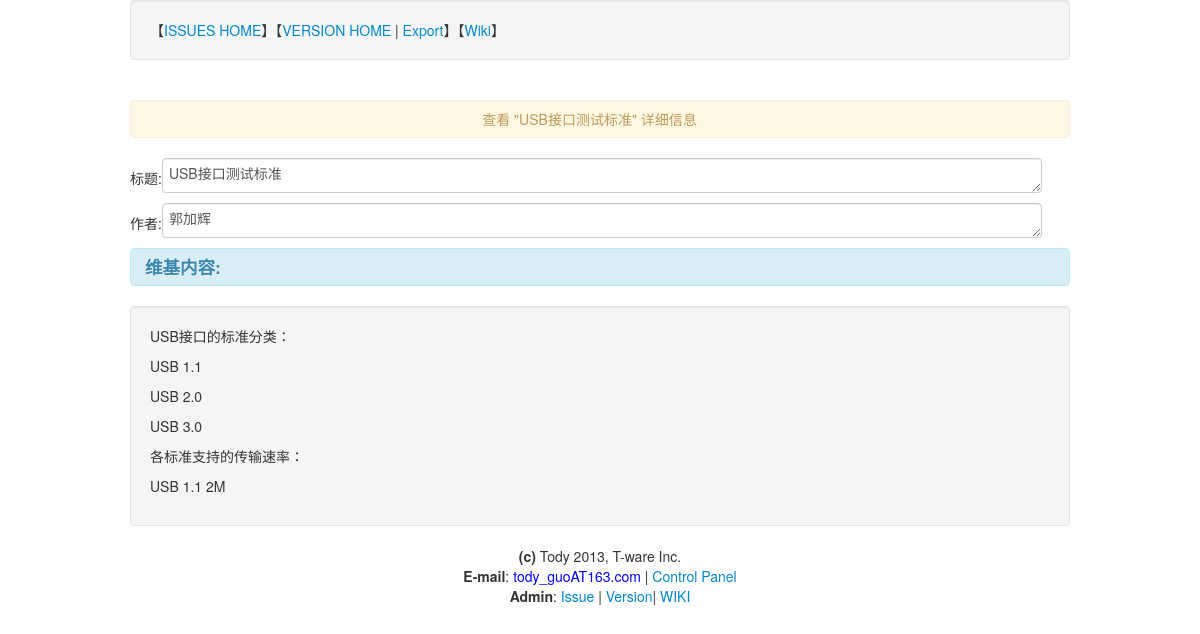
Screenshot of /review_wiki.php?id=2 with the database file from the repository.
### tables this page shows
CREATE TABLE IF NOT EXISTS `te_wiki_table` (
  `ID` int(11) NOT NULL AUTO_INCREMENT,
  `wiki_title` varchar(256) NOT NULL,
  `wiki_body` text NOT NULL,
  `wiki_writor` varchar(128) NOT NULL,
  `wiki_build_date` datetime NOT NULL,
  `wiki_update_date` datetime NOT NULL,
  PRIMARY KEY (`ID`)
);

### inc/conn.php (called while the page is built, shortened)
<?php
class mysql {
 private $db_host;
 private $db_user;
 private $db_pwd;
 private $conn;
 private $result;
 private $show_error = true;
 public function __construct($db_host = 'localhost', $db_user = '293540', $db_pwd = '666666', $db_database ='293540', $conn = '', $coding = 'UTF8') {
  $this->db_host = $db_host;
  $this->db_user = $db_user;
  $this->db_pwd = $db_pwd;
  $this->db_database = $db_database;
  $this->conn = $conn;
  $this->coding = $coding;
 }
 public function connect() {
  if ($this->conn == "pconn") {
   $this->conn = mysql_pconnect($this->db_host, $this->db_user, $this->db_pwd);
  } else {
   $this->conn = mysql_connect($this->db_host, $this->db_user, $this->db_pwd);
  }
 }
 public function query($sql) {
  $this->sql = $sql;
  $result = mysql_query($this->sql, $this->conn);
  if (!$result) {
   if ($this->show_error) {
    $this->show_error("错误SQL语句：", $this->sql);
   }
  } else {
   $this->result = $result;
  }
  return $this->result;
 }
 public function fetch_assoc() {
  return mysql_fetch_assoc($this->result);
 }
}
?>

### review_wiki.php (the view, shortened to what this page needs)
<!DOCTYPE html>
<html>
<link href="/css/bootstrap.min.css" rel="stylesheet">
<head>
<?php
	include 'inc/conn.php';
	extract($_POST);
	extract($_GET);
	$db = new mysql();
	$sql = "select * from te_wiki_table where id=".$id;
	$db->query($sql);
	$row = $db->fetch_assoc();
?>
</head>
<body class="background">
<?
	include "top.php";
?>
<div class="container white-background pagecontent">
<form action="#", method="post" enctype="application/x-www-form-urlencoded">
<div align="center" class="page-header alert text-warning">查看 "<? echo htmlspecialchars_decode($row['wiki_title']); ?>" 详细信息</div>
<div>
标题:<textarea name="iTitle" type="text" style="width: 866px; height: 25px;"><? echo htmlspecialchars_decode($row['wiki_title']); ?></textarea><br />
</div>
<div>
作者:<textarea name="iWritor" type="text" style="width: 866px; height: 25px;"><? echo htmlspecialchars_decode($row['wiki_writor']); ?></textarea><br />
</div>
<div class="alert alert-info">
<h4>维基内容:</h4>
</div>
	<div class="well">
	<? echo htmlspecialchars_decode($row['wiki_body']); ?>
	</div>
</div>
<?
include 'bottom.php';
?>
</body>
<html>

### rows the page displays
te_wiki_table: wiki_title "USB接口测试标准", iTitle "USB接口测试标准", iWritor "郭加辉", wiki_body "USB接口的标准分类： USB 1.1 USB 2.0 USB 3.0 各标准支持的传输速率： USB 1.1 2M"
